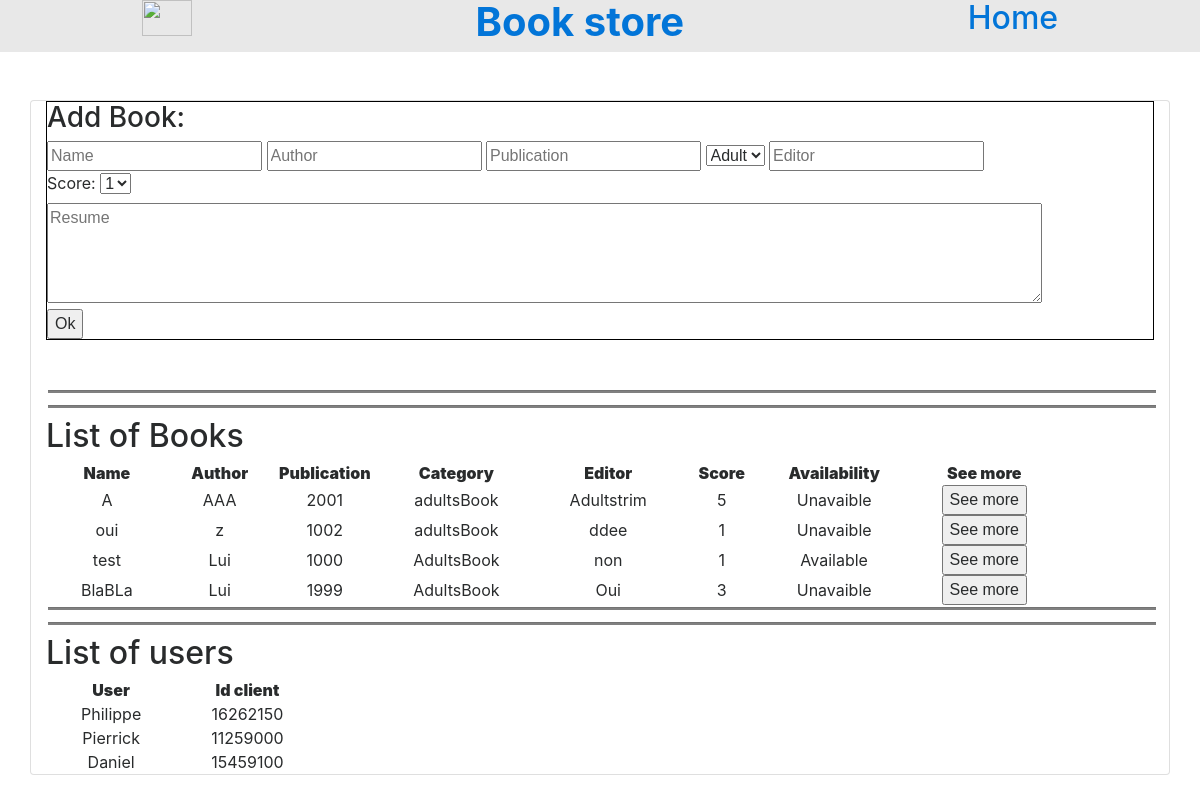
The page / on the database its author committed.
### tables this page shows
CREATE TABLE `books` (
  `id` int(11) NOT NULL,
  `name` varchar(30) NOT NULL,
  `author` varchar(30) NOT NULL,
  `resume` text NOT NULL,
  `publication` int(4) NOT NULL,
  `cat` varchar(30) NOT NULL,
  `editor` varchar(30) NOT NULL,
  `score` int(11) NOT NULL,
  `availability` int(11) NOT NULL DEFAULT '1'
);

CREATE TABLE `users` (
  `id` int(11) NOT NULL,
  `name` varchar(30) NOT NULL,
  `idClient` int(11) NOT NULL
);

### controllers/home/index.php (called while the page is built, shortened)
<?php
require("model/BookManager.php");
$manager = new BookManager($db);
if (isset($_POST['select'])) {
  $select=htmlspecialchars($_POST['select']);
}
else {
  $select=NULL;
}
$books= $manager->getBookList($select);
$users= $manager->getUserList();
require("view/indexView.php");
 ?>

### model/BookManager.php (called while the page is built, shortened)
<?php
require("entities/Book.php");
class BookManager{
  private $db;
  public function setDb(PDO $db){
    $this->db = $db;
  }
    public function getBookList($select){
      $bookList = [];
      if ($select==NULL) {
        $q = $this->db->query('SELECT * FROM books ORDER BY id DESC');
      }
      else {
        $q = $this->db->prepare('SELECT * FROM books WHERE cat=:cat ORDER BY id DESC');
        $q->execute(array(
          'cat'=>$select
        ));
      }
      while ($donnees = $q->fetch(PDO::FETCH_ASSOC)){
          $bookList[] = new $donnees['cat']($donnees);
      }
      return $bookList;
    }
    public function getUserList(){
      $userList = [];
      $q = $this->db->query('SELECT * FROM users ORDER BY id DESC');
      while ($donnees = $q->fetch(PDO::FETCH_ASSOC)){
        $userList[] = $donnees;
      }
      return $userList;
    }
} ?>

### entities/Book.php (called while the page is built, shortened)
<?php
 abstract class Book{
   protected $name;
   protected $cat;
   protected $author;
   protected $publication;
   protected $editor;
   protected $score;
   protected $availability;
   public function hydrate(array $donnees){
     foreach ($donnees as $key => $value){
       $method = 'set'.ucfirst($key);
     }
   }
    public function setId(int $id){
        return $this;
    }
    public function name(){return $this->name;}
    public function setName(string $name){
      if (strlen($name)<30) {
        $this->name = $name;
        return $this;
      }
    }
    public function cat(){return $this->cat;}
    public function setCat(string $cat){
      if (strlen($cat)<30) {
        $this->cat = $cat;
        return $this;
      }
    }
    public function author(){return $this->author;}
    public function setAuthor(string $author){
      if (strlen($author)<30) {
        $this->author = $author;
        return $this;
      }
    }
    public function setResume(string $resume){
        return $this;
    }
    public function publication(){return $this->publication;}
    public function setPublication(int $publication){
      if (strlen($publication)==4) {
        $this->publication = $publication;
        return $this;
      }
    }
    public function editor(){return $this->editor;}
    public function setEditor(string $editor){
      if (strlen($editor)<30){
        $this->editor = $editor;
        return $this;
      }
    }
    public function score(){return $this->score;}
    public function setScore(int $score){
      if ($score<=5) {
        $this->score = $score;
        return $this;
      }
    }
    public function availability(){return $this->availability;}
    public function setAvailability(int $availability){
        $this->availability = $availability;
        return $this;
    }
  }
 ?>

### view/indexView.php (the view, shortened to what this page needs)
<?php include_once("view/template/header.php") ?>
<main class="mt-5 container card">
  <form class="mb-5 addForm" action="index.php" method="post">
    <h3>Add Book:</h3>
    <input type="text" name="name" placeholder="Name">
    <input type="text" name="author" placeholder="Author">
    <input type="text" name="publication" placeholder="Publication">
    <select class="" name="cat">
      <option value="adultsBook">Adult</option>
    </select>
    <input type="text" name="editor" placeholder="Editor"><br>
    <label for="">Score:</label>
    <select class="" name="score">
      <option value="1">1</option>
    </select>
    <br>
    <textarea name="resume" rows="8" cols="80" placeholder="Resume"></textarea>
    <br>
    <input type="submit" name="add" value="Ok">
  </form>
  <hr>
  <hr>
  <h2>List of Books</h2>
  <table class="table-hover table-responsive">
    <thead>
      <tr>
        <th class=""><strong>Name</strong></th>
        <th class=""><strong>Author</strong></th>
        <th class=""><strong>Publication</strong></th>
        <th class=""><strong>Category</strong></th>
        <th class=""><strong>Editor</strong></th>
        <th class=""><strong>Score</strong></th>
        <th class=""><strong>Availability</strong></th>
        <th class=""><strong>See more</strong></th>
      </tr>
    </thead>
    <tbody>
      <?php foreach ($books as $book) {?>
          <tr>
            <form  action="index.php" method="post">
              <td class=""><?php echo $book->name() ?></td>
              <td class=""><?php echo $book->author() ?></td>
              <td class=""><?php echo $book->publication() ?></td>
              <td class=""><?php echo $book->cat() ?></td>
              <td class=""><?php echo $book->editor() ?></td>
              <td class=""><?php echo $book->score() ?></td>
              <td class="">
                <?php if ($book->availability()==1){ ?>
                  Available
                <?php }else{ ?>
                  Unavaible
                <?php }  ?>
              </td>
              <td class="">
                <input type="submit" name="bookDetails" value="See more">
              </td>
            </form>
          </tr>
          <?php
      } ?>
    </tbody>
  </table>
  <hr>
  <hr>
  <h2>List of users</h2>
  <table class="table-hover table-responsive">
    <thead>
      <tr>
        <th class=""><strong>User</strong></th>
        <th class=""><strong>Id client</strong></th>
      </tr>
    </thead>
    <tbody>
      <?php foreach ($users as $user) {?>
          <tr>
            <form  action="index.php" method="post">
              <td class=""><?php echo $user['name'] ?></td>
              <td class=""><?php echo $user['idClient'] ?></td>
            </form>
          </tr>
          <?php
      } ?>
    </tbody>
  </table>
</main>
<?php include_once("view/template/footer.php") ?>

### index.php
<?php
if (isset($_POST['bookDetails'])) {
  include("controllers/details/details.php");
}
else {
  include("controllers/home/index.php");
}
 ?>

### view/template/header.php (shortened to what this page needs)
<!doctype html>
<html class="no-js" lang="FR">
    <head>
        <link rel="stylesheet" href="css/normalize.css">
        <link rel="stylesheet" href="css/bootstrap.min.css">
        <link rel="stylesheet" href="css/style.css">
    </head>
    <body>
      <header class="d-flex">
        <figure class="logo">
          <img src="http://www.eatlogos.com/education_logos/png/vector_colourful_education_book_logo.png" alt="">
        </figure>
        <a href="index.php"><h1><strong>Book store</strong></h1></a>
        <a href="index.php"><h2>Home</h2></a>
      </header>

### view/template/footer.php (shortened to what this page needs)
    </body>
</html>

### css/style.css (style rules this page uses)
html, body { width: 100%; }
header { background-color: #e8e8e8; justify-content: space-around; }
.logo { width: 50px; }
.logo img { width: 100%; height: 100%; }
main { margin-bottom: 50px; }
.addForm { border: 1px solid #000; }
.addForm textarea { width: 90%; height: 100px; }
hr { background-color: grey; width: 100%; height: 2px; margin: 2px; margin-bottom: 10px; }
th { text-align: center; }
td { padding: 0 35px; text-align: center; }

### rows shown on the page
books: name "A", author "AAA", publication "2001", cat "adultsBook", editor "Adultstrim", score "5", availability "Unavaible"
books: name "oui", author "z", publication "1002", cat "adultsBook", editor "ddee", score "1", availability "Unavaible"
books: name "test", author "Lui", publication "1000", cat "AdultsBook", editor "non", score "1", availability "Available"
books: name "BlaBLa", author "Lui", publication "1999", cat "AdultsBook", editor "Oui", score "3", availability "Unavaible"
users: name "Philippe", idClient "16262150"
users: name "Pierrick", idClient "11259000"
users: name "Daniel", idClient "15459100"
